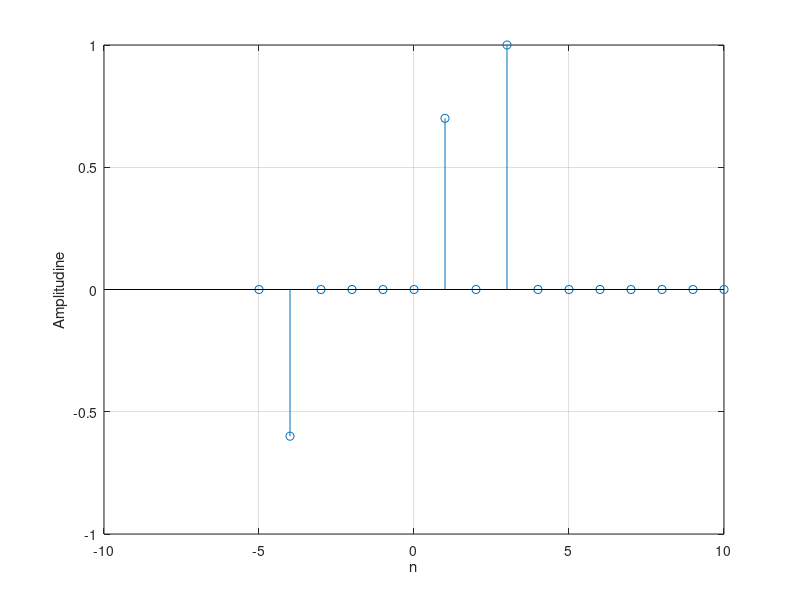

The MATLAB script that drew this image:
clear;
clc;
close all

n = -5:10;
delta = 0.7*[zeros(1,6) 1 zeros(1,9)] + [zeros(1,8) 1 zeros(1, 7)] - 0.6*[0 1 zeros(1, 14)];
stem(n,delta);
grid on;
xlabel("n");
ylabel("Amplitudine");